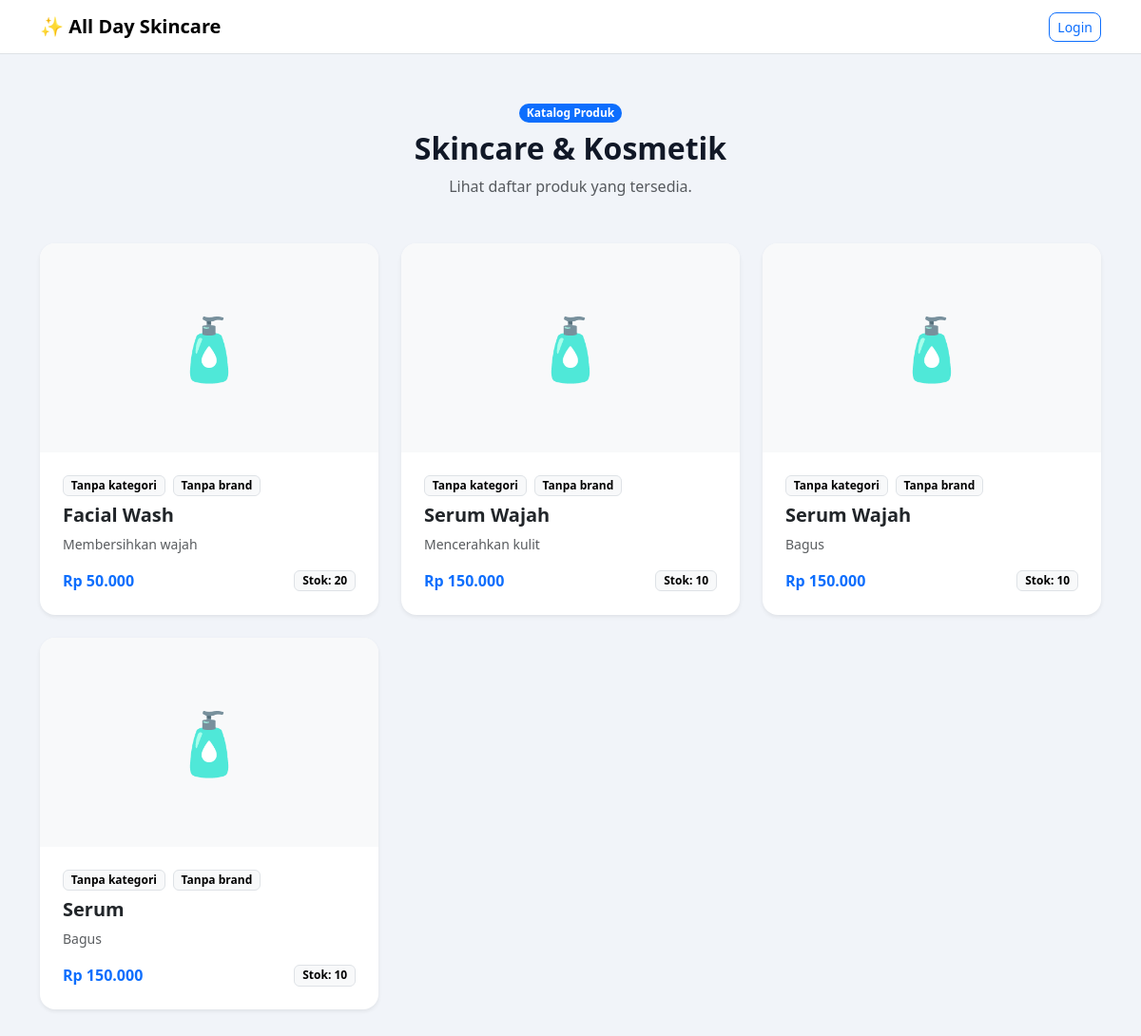
The page /toko-skincare/index.php?page=katalog on the database its author committed.
### tables this page shows
CREATE TABLE `products` (
  `id_product` bigint(20) UNSIGNED NOT NULL,
  `nama_produk` varchar(150) NOT NULL,
  `deskripsi` text NOT NULL,
  `harga` decimal(12,2) NOT NULL,
  `stok` int(11) NOT NULL DEFAULT 0,
  `id_kategori` bigint(20) UNSIGNED DEFAULT NULL,
  `id_brand` bigint(20) UNSIGNED DEFAULT NULL,
  `gambar` varchar(255) NOT NULL,
  `created_at` timestamp NOT NULL DEFAULT current_timestamp(),
  `updated_at` timestamp NULL DEFAULT NULL
);

### toko-skincare/config/helpers.php (called while the page is built, shortened)
<?php
function e($value): string
{
    return htmlspecialchars((string) $value, ENT_QUOTES, 'UTF-8');
}
function rupiah($number): string
{
    return 'Rp ' . number_format((float) $number, 0, ',', '.');
}
function isLoggedIn(): bool
{
    return isset($_SESSION['user']);
}
function getParam(string $key, $default = '')
{
    return $_GET[$key] ?? $default;
}

### toko-skincare/user/katalog.php (the view)
<?php
require_once __DIR__ . '/../config/helpers.php';
require_once __DIR__ . '/../config/koneksi.php';
$data = mysqli_query($conn, '
    SELECT products.*, categories.nama_kategori, brands.nama_brand
    FROM products
    LEFT JOIN categories ON categories.id_kategori = products.id_kategori
    LEFT JOIN brands ON brands.id_brand = products.id_brand
    ORDER BY products.id_product DESC
');
?>
<nav class="navbar navbar-expand-lg bg-white border-bottom">
    <div class="container">
        <a class="navbar-brand fw-bold" href="index.php">✨ All Day Skincare</a>
        <div class="d-flex gap-2">
            <?php if (isLoggedIn() && isAdmin()): ?>
                <a href="index.php?page=admin-dashboard" class="btn btn-primary btn-sm rounded-3">Dashboard</a>
            <?php else: ?>
                <a href="index.php?page=login" class="btn btn-outline-primary btn-sm rounded-3">Login</a>
            <?php endif; ?>
        </div>
    </div>
</nav>
<div class="container py-5">
    <div class="text-center mb-5">
        <span class="badge rounded-pill text-bg-primary mb-2">Katalog Produk</span>
        <h2 class="fw-bold">Skincare & Kosmetik</h2>
        <p class="text-muted mb-0">Lihat daftar produk yang tersedia.</p>
    </div>
    <div class="row g-4">
        <?php if ($data && mysqli_num_rows($data) > 0): ?>
            <?php while ($p = mysqli_fetch_assoc($data)): ?>
                <?php
                $image = $p['gambar'] ?? '-';
                $imagePath = ($image && $image !== '-') ? 'uploads/products/' . $image : '';
                ?>
                <div class="col-md-6 col-lg-4">
                    <div class="card border-0 shadow-sm rounded-4 h-100 card-hover overflow-hidden">
                        <?php if ($imagePath && file_exists(__DIR__ . '/../' . $imagePath)): ?>
                            <img src="<?= e($imagePath) ?>" alt="<?= e($p['nama_produk']) ?>" style="height: 220px; object-fit: cover;">
                        <?php else: ?>
                            <div class="d-flex align-items-center justify-content-center bg-light" style="height: 220px; font-size: 4rem;">🧴</div>
                        <?php endif; ?>
                        <div class="card-body p-4">
                            <div class="d-flex gap-2 flex-wrap mb-2">
                                <span class="badge text-bg-light border"><?= e($p['nama_kategori'] ?? 'Tanpa kategori') ?></span>
                                <span class="badge text-bg-light border"><?= e($p['nama_brand'] ?? 'Tanpa brand') ?></span>
                            </div>
                            <h5 class="fw-bold mb-2"><?= e($p['nama_produk']) ?></h5>
                            <p class="text-muted small mb-3"><?= e($p['deskripsi'] ?? 'Produk skincare berkualitas.') ?></p>
                            <div class="d-flex justify-content-between align-items-center">
                                <span class="fw-bold text-primary"><?= rupiah($p['harga']) ?></span>
                                <span class="badge text-bg-light border">Stok: <?= e($p['stok']) ?></span>
                            </div>
                        </div>
                    </div>
                </div>
            <?php endwhile; ?>
        <?php else: ?>
            <div class="col-12">
                <div class="alert alert-info text-center rounded-4">Belum ada produk yang tersedia.</div>
            </div>
        <?php endif; ?>
    </div>
</div>

### toko-skincare/layout/header.php (shortened to what this page needs)
<!DOCTYPE html>
<html lang="id">
<head>
    <link href="https://cdn.jsdelivr.net/npm/bootstrap@5.3.0/dist/css/bootstrap.min.css" rel="stylesheet">
    <link rel="stylesheet" href="https://cdn.jsdelivr.net/npm/bootstrap-icons/font/bootstrap-icons.css">
    <link rel="stylesheet" href="https://cdnjs.cloudflare.com/ajax/libs/font-awesome/6.7.2/css/all.min.css">
</head>
<body>

### toko-skincare/index.php (shortened to what this page needs)
<?php
require_once __DIR__ . '/config/helpers.php';
$page = getParam('page', 'home');
require_once __DIR__ . '/layout/header.php';
    ?>
<?php
switch ($page) {
    case 'katalog':
        include __DIR__ . '/user/katalog.php';
        break;
}
require_once __DIR__ . '/layout/footer.php';

### toko-skincare/layout/footer.php (shortened to what this page needs)
</body>
</html>

### toko-skincare/layout/header.php (style rules this page uses)
:root { --primary: #6c63ff; --primary-soft: #ede9fe; --bg: #f1f4f9; --text-muted: #6b7280; }
body { background: var(--bg); color: #111827; }
.card { border-radius: 1rem; transition: .2s ease; }

### rows shown on the page
products: nama_kategori "Tanpa kategori", nama_brand "Tanpa brand", nama_produk "Facial Wash", deskripsi "Membersihkan wajah", harga "Rp 50.000", stok "20"
products: nama_kategori "Tanpa kategori", nama_brand "Tanpa brand", nama_produk "Serum Wajah", deskripsi "Mencerahkan kulit", harga "Rp 150.000", stok "10"
products: nama_kategori "Tanpa kategori", nama_brand "Tanpa brand", nama_produk "Serum Wajah", deskripsi "Bagus", harga "Rp 150.000", stok "10"
products: nama_kategori "Tanpa kategori", nama_brand "Tanpa brand", nama_produk "Serum", deskripsi "Bagus", harga "Rp 150.000", stok "10"
